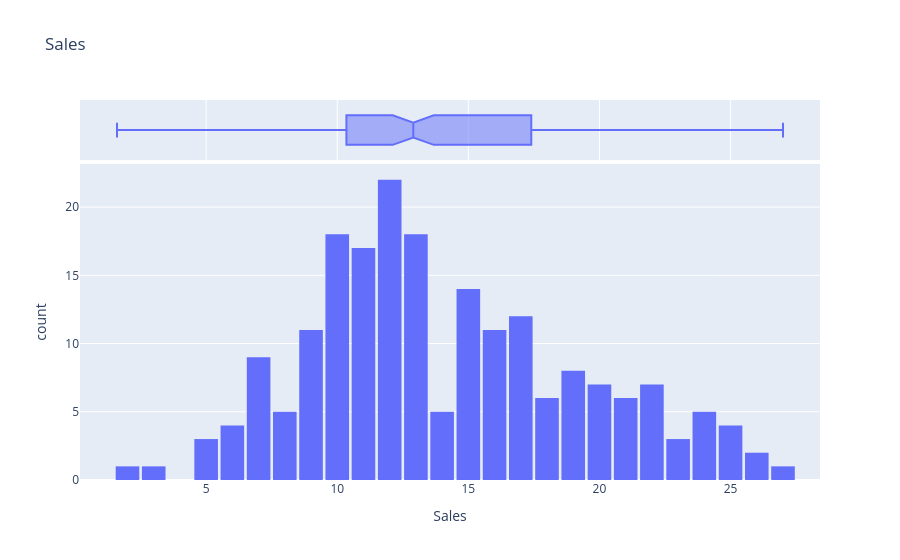

Notebook cell for this chart:
### Markdown cell above
IN THIS CASE, OUR TARGET COLUMN IS THE "Sale"

### Code cell
sales_plot = px.histogram(sales_data, x = 'Sales', marginal = 'box', title = 'Sales', nbins= 40) #marginal puts that box ontop of the box on top of the plot to seen the pecentiles, median, etc.
sales_plot.update_layout(bargap=0.1) #only thing that can be used to put a gap)
sales_plot.show()

### Figure 1 — Plotly figure (JSON) as saved in the notebook; plotly's stock layout.template omitted (floating-point values rounded to 4 significant figures; data arrays with more than 128 entries replaced by an {"elided": "..."} marker saying what was removed)
{"data": [{"bingroup": "x", "hovertemplate": "Sales=%{x}<br>count=%{y}<extra></extra>", "legendgroup": "", "marker": {"color": "#636efa", "pattern": {"shape": ""}}, "name": "", "nbinsx": 40, "orientation": "v", "showlegend": false, "type": "histogram", "x": {"elided": "200 float values"}, "xaxis": "x", "yaxis": "y"}, {"hovertemplate": "Sales=%{x}<extra></extra>", "legendgroup": "", "marker": {"color": "#636efa"}, "name": "", "notched": true, "showlegend": false, "type": "box", "x": {"elided": "200 float values"}, "xaxis": "x2", "yaxis": "y2"}], "layout": {"bargap": 0.1, "barmode": "relative", "legend": {"tracegroupgap": 0}, "title": {"text": "Sales"}, "xaxis": {"anchor": "y", "domain": [0, 1], "title": {"text": "Sales"}}, "xaxis2": {"anchor": "y2", "domain": [0, 1], "matches": "x", "showgrid": true, "showticklabels": false}, "yaxis": {"anchor": "x", "domain": [0, 0.8316], "title": {"text": "count"}}, "yaxis2": {"anchor": "x2", "domain": [0.8416, 1], "matches": "y2", "showgrid": false, "showline": false, "showticklabels": false, "ticks": ""}}}
